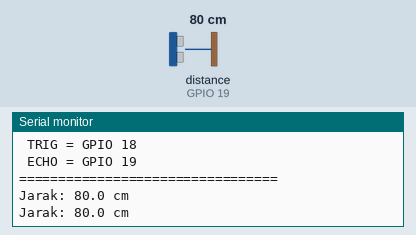
A sketch run on a simulated ESP32. On the bench: the last lines printed to the serial monitor. Wiring (inferred from the names in the program): ultrasonic range finder: trigger GPIO 18; echo GPIO 19. The test bench sets the inputs (shaded band); at power-on: distance to the obstacle (sensor on GPIO 19) 80 cm. The echo pulse lasts 58.3 µs per cm.

Above: at 2.2 s.
2.3 s: distance to the obstacle (sensor on GPIO 19) set to 2 cm
At 3.6 s:
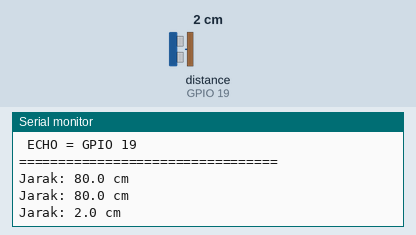
3.8 s: distance to the obstacle (sensor on GPIO 19) set to 4 cm
At 4.8 s:
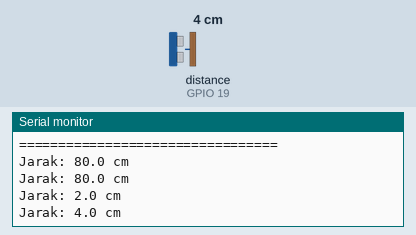
Timing chart, 0 to 6.8 s (numbered marks = the images above; inputs shaded):
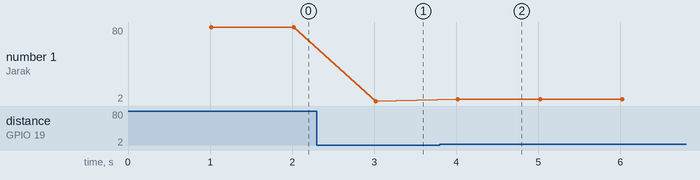

The sketch:

SmartBin_S5_18_Pembacaan_Jarak_Sensor.ino
```cpp
#define TRIG_PIN 18
#define ECHO_PIN 19

void setup() {
  Serial.begin(115200);
  delay(1000);

  pinMode(TRIG_PIN, OUTPUT);
  pinMode(ECHO_PIN, INPUT);

  digitalWrite(TRIG_PIN, LOW);

  Serial.println();
  Serial.println("=================================");
  Serial.println(" TEST SENSOR ULTRASONIK SMARTBIN ");
  Serial.println(" ESP32 + AJ-SR04M");
  Serial.println(" TRIG = GPIO 18");
  Serial.println(" ECHO = GPIO 19");
  Serial.println("=================================");
}

void loop() {
  // Pastikan Trigger LOW terlebih dahulu
  digitalWrite(TRIG_PIN, LOW);
  delayMicroseconds(5);

  // Kirim pulsa trigger selama 10 mikrodetik
  digitalWrite(TRIG_PIN, HIGH);
  delayMicroseconds(10);
  digitalWrite(TRIG_PIN, LOW);

  // Baca durasi sinyal Echo
  // Timeout 30.000 us = 30 ms
  unsigned long duration = pulseIn(ECHO_PIN, HIGH, 30000);

  if (duration == 0) {
    Serial.println("Tidak ada Echo / sensor tidak membaca objek");
  }
  else {
    // Hitung jarak dalam cm
    float jarakCm = (duration * 0.0343) / 2.0;

    Serial.print("Jarak: ");
    Serial.print(jarakCm, 1);
    Serial.println(" cm");
  }

  delay(1000);
}
```

Measured:
- after the input at 2.3 s, the serial monitor: prints a new line after 0.72 s (image 1)
- after the input at 3.8 s, the serial monitor: prints a new line after 0.22 s (image 2)
- plotted number 1: 80 → 2 after the input at 2.3 s
